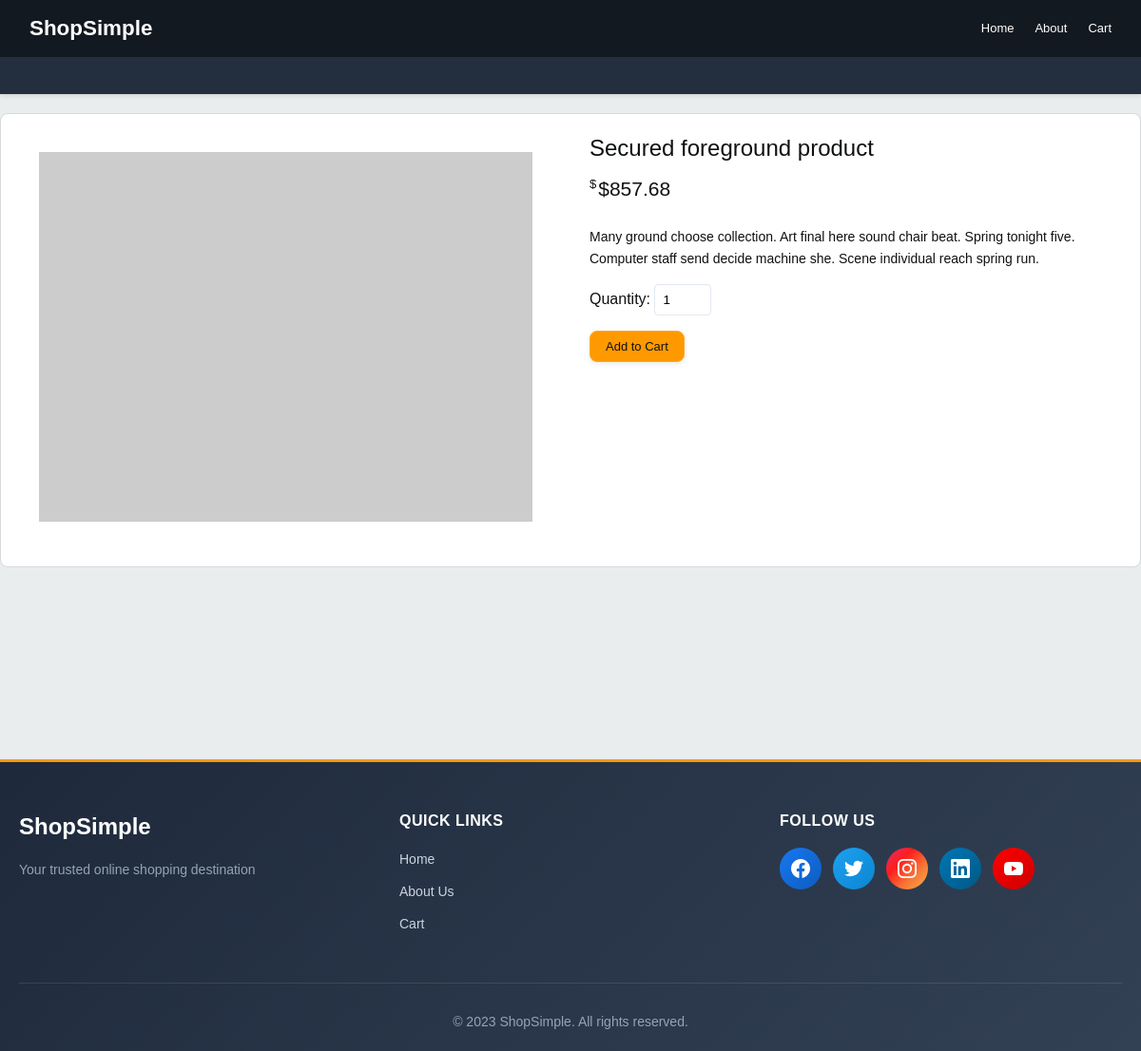
The app's page /product/2 with its own data.
### models.py (models this page shows, shortened)
class Product(db.Model):
    __tablename__ = 'products'
    id = db.Column(db.Integer, primary_key=True)
    name = db.Column(db.String(200), nullable=False)
    description = db.Column(db.Text)
    price = db.Column(db.Float, nullable=False)
    image_url = db.Column(db.String(500))
    stock_quantity = db.Column(db.Integer, default=0)
    category = db.Column(db.String(100), default='General')
    created_at = db.Column(db.DateTime, default=datetime.utcnow)

### app.py (the view)
@app.route('/product/<int:product_id>')
def product_detail(product_id):
    product = Product.query.get_or_404(product_id)
    return render_template('product.html', product=product)

### templates/product.html
{% extends 'base.html' %}
{% block content %}
<div class="product-detail">
    <div class="product-gallery">
        {% if product.image_url %}
        <img src="{{ product.image_url }}" alt="{{ product.name }}" class="product-detail-image">
        {% else %}
        <div class="product-detail-image" style="background-color: #e2e8f0; height: 400px;"></div>
        {% endif %}
    </div>
    <div class="product-meta">
        <h1>{{ product.name }}</h1>
        <div class="product-price">${{ "%.2f"|format(product.price) }}</div>
        <div class="product-description">
            {{ product.description }}
        </div>
        <form action="{{ url_for('add_to_cart', product_id=product.id) }}" method="POST">
            <div style="margin-bottom: 1rem;">
                <label for="quantity">Quantity:</label>
                <input type="number" id="quantity" name="quantity" value="1" min="1"
                    style="padding: 0.5rem; border: 1px solid #e2e8f0; border-radius: 4px; width: 60px;">
            </div>
            <button type="submit" class="btn">Add to Cart</button>
        </form>
    </div>
</div>
{% endblock %}

### static/style.css (style rules this page uses)
:root { --amazon-orange: #FF9900; --amazon-dark: #131921; --amazon-light: #232F3E; --amazon-blue: #007185; --background-color: #EAEDED; --text-color: #0F1111; --card-bg: #ffffff; --border-color: #D5D9D9; --success-color: #067D62; --warning-color: #F08804; --danger-color: #B12704; }
* { box-sizing: border-box; margin: 0; padding: 0; }
body { font-family: 'Amazon Ember', Arial, sans-serif; background-color: var(--background-color); color: var(--text-color); line-height: 1.5; }
.product-price { font-size: 21px; color: var(--text-color); font-weight: 400; margin-bottom: 8px; }
.product-price::before { content: '$'; font-size: 13px; vertical-align: super; margin-right: 2px; }
.btn { display: inline-block; padding: 8px 16px; background-color: var(--amazon-orange); color: var(--text-color); text-decoration: none; border-radius: 8px; text-align: center; border: 1px solid #FFA724; cursor: pointer; font-size: 13px; font-weight: 400; transition: all 0.2s; box-shadow: 0 2px 5px rgba(213, 217, 217, 0.5); }
.product-detail { display: grid; grid-template-columns: 1fr 1fr; gap: 40px; background: var(--card-bg); padding: 20px; border-radius: 8px; border: 1px solid var(--border-color); }
.product-detail-image { width: 100%; height: auto; border-radius: 4px; padding: 20px; background: white; }
.product-meta { display: flex; flex-direction: column; }
.product-meta h1 { font-size: 24px; font-weight: 400; margin-bottom: 12px; color: var(--text-color); line-height: 1.3; }
.product-description { margin: 16px 0; color: var(--text-color); font-size: 14px; line-height: 1.6; }

### records on screen
Product: name "Secured foreground product", price "857.68", description "Many ground choose collection. Art final here sound chair beat. Spring tonight five. Computer staff send decide machine she. Scene individual reach spring run."
